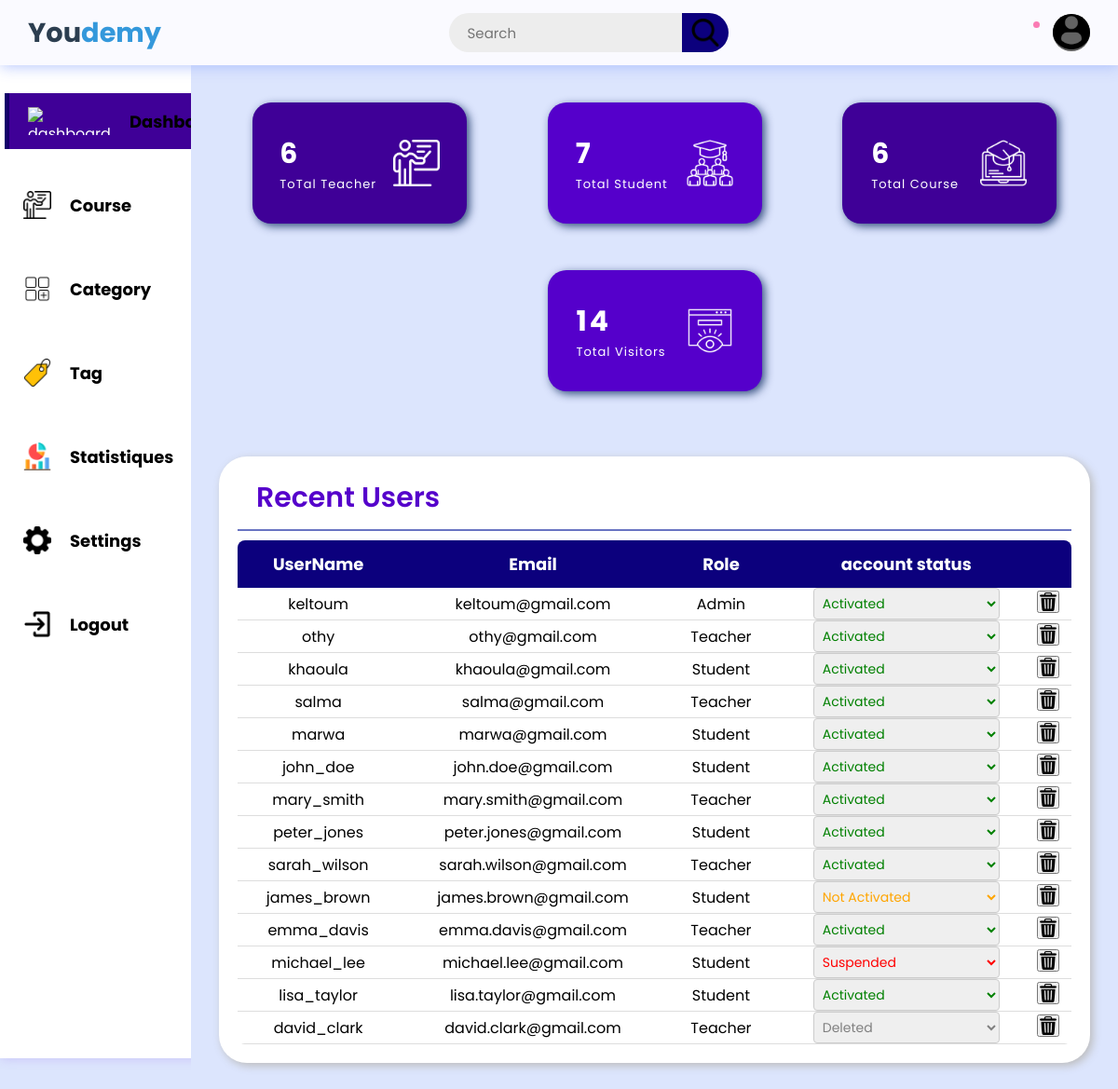
Screenshot of /src/Views/admin/dashboard.php (signed in) with the database file from the repository.
### tables this page shows
CREATE TABLE USERS (
    id INT PRIMARY KEY AUTO_INCREMENT,
    username VARCHAR(200),
    email VARCHAR(200) UNIQUE,
    password VARCHAR(200),
    role ENUM('Student', 'Teacher', 'Admin'),
    account_status ENUM('Not Activated', 'Activated', 'Suspended', 'Deleted')
);

### src/Views/admin/dashboard.php (the view, shortened to what this page needs)
<?php
$db = new DatabaseConnexion();
$conn = $db->connect();
$totalTeachers = $conn->query("SELECT COUNT(*) FROM users WHERE role = 'Teacher'")->fetchColumn();
$totalStudents = $conn->query("SELECT COUNT(*) FROM users WHERE role = 'Student'")->fetchColumn();
$totalCourses = $conn->query("SELECT COUNT(*) FROM courses")->fetchColumn();
$totalVisitors = $conn->query("SELECT COUNT(*) FROM users")->fetchColumn();;
$users = $conn->query("SELECT * FROM Users")->fetchAll(PDO::FETCH_ASSOC);
?>
<!DOCTYPE html>
<html lang="en">
<head>
    <link rel="stylesheet" href="../../../assets/styles/dashboard.css">
</head>
<body>
    <header>
        <div class="logosec">
        <div class="logo">You<span>demy</span></div>
        </div>
        <div class="searchbar">
            <input type="text"
                placeholder="Search">
            <div class="searchbtn">
                <img src="../../../assets/media/image/search.png"
                    class="icn srchicn"
                    alt="search-icon">
            </div>
        </div>
        <div class="message">
            <div class="circle"></div>
                <div class="dp">
                    <a href="./src/Views/auth/login.php"><img src="./assets/media/image/Profil.png" class="dpicn"></a>
                </div>
        </div>
    </header>
    <div class="main-container">
        <div class="navcontainer">
            <nav class="nav">
                <div class="nav-upper-options">
                    <div class="nav-option option1">
                        <img src="https://media.geeksforgeeks.org/wp-content/uploads/20221210182148/Untitled-design-(29).png"
                            class="nav-img"
                            alt="dashboard">
                        <a href="#">Dashboard</a>
                    </div>
                    <div class="nav-option option2">
                        <img src="../../../assets/media/image/teacherblack.png"
                            class="nav-img"
                            alt="institution">
                        <a href="./courses/index.php"> Course</a>
                    </div>
                    <div class="option3 nav-option">
                        <img src="../../../assets/media/image/category.png"
                            class="nav-img"
                            alt="articles">
                        <a href="./categorys/index.php"> Category</a>
                    </div>
                    <div class="nav-option option4">
                        <img src="../../../assets/media/image/tag icon.png"
                            class="nav-img"
                            alt="report">
                        <a href="./tags/index.php"> Tag</a>
                    </div>
                    <div class="nav-option option5">
                        <img src="../../../assets/media/image/report.png"
                            class="nav-img"
                            alt="raport">
                            <a href="./statistics.php"> Statistiques</a>
                    </div>
                    <div class="nav-option option6">
                        <img src="../../../assets/media/image/settings.png"
                            class="nav-img"
                            alt="settings">
                        <a href="#"> Settings</a>
                    </div>
                    <div class="nav-option logout">
                        <img src="../../../assets/media/image/login.png"
                            class="nav-img"
                            alt="logout">
                        <a href="../auth/logout.php">Logout</a>
                    </div>
                </div>
            </nav>
        </div>
        <div class="main">
            <div class="box-container">
                <div class="box box1">
                    <div class="text">
                        <h2 class="topic-heading"><?php echo $totalTeachers ?></h2>
                        <h2 class="topic">ToTal Teacher</h2>
                    </div>
                    <img src="../../../assets/media/image/teacher white.png"
                        alt="visitors">
                </div>
                <div class="box box2">
                    <div class="text">
                        <h2 class="topic-heading"><?php echo $totalStudents  ?></h2>
                        <h2 class="topic">Total Student</h2>
                    </div>
                    <img src="../../../assets/media/image/students.png"
                        alt="recruiter">
                </div>
                <div class="box box3">
                    <div class="text">
                        <h2 class="topic-heading"><?php echo $totalCourses ?></h2>
                        <h2 class="topic">Total Course</h2>
                    </div>
                    <img src="../../../assets/media/image/coursewhite.png"
                        alt="candidate">
                </div>
                <div class="box box4">
                    <div class="text">
                        <h2 class="topic-heading">
                            <?php echo $totalVisitors ?>
                        </h2>
                        <h2 class="topic">Total Visitors</h2>
                    </div>
                    <img src="../../../assets/media/image/visiteur-white.png" alt="active">
                </div>
            </div>
            <div class="report-container">
                <div class="report-header">
                    <h1 class="recent-Articles">Recent Users</h1>
                </div>
                    <div class="table-wrapper">
                        <table class="styled-table">
                            <thead>
                                <tr>
                                    <th class="t-op">UserName</th>
                                    <th class="t-op">Email</th>
                                    <th class="t-op">Role</th>
                                    <th class="t-op">account status</th>
                                    <th class="t-op"></th>
                                </tr>
                            </thead>
                            <tbody>
                                    <?php if (count($users) > 0): ?>
                                        <?php foreach ($users as $user): ?>
                                            <tr class="tr-style">
                                                <td class="output"><?php echo htmlspecialchars($user['username']); ?></td>
                                                <td class="output"><?php echo htmlspecialchars($user['email']); ?></td>
                                                <td class="output"><?php echo htmlspecialchars($user['role']); ?></td>
                                                <td class="output">
                                                <form method="POST" action="">
                                                    <select name="new_status" class="account-status" id="accountStatus" onchange="submitStatus(this)">
                                                        <option value="Activated" data-color="green" <?php if ($user['account_status'] == 'Activated') echo 'selected'; ?>>Activated</option>
                                                        <option value="Not Activated" data-color="orange" <?php if ($user['account_status'] == 'Not Activated') echo 'selected'; ?>>Not Activated</option>
                                                        <option value="Suspended" data-color="red" <?php if ($user['account_status'] == 'Suspended') echo 'selected'; ?>>Suspended</option>
                                                        <option value="Deleted" data-color="gray" <?php if ($user['account_status'] == 'Deleted') echo 'selected'; ?>>Deleted</option>
                                                    </select>
                                                </form>
                                                </td>
                                                <td>
                                                <form method="POST" action="./users/delete.php">
                                                    <button type="submit" class="delete-btn">
                                                        <img src="../../../assets/media/image/delete-icon.png" class="icon-output" alt="delete-icon">
                                                    </button>
                                                </form>
                                                </td>
                                            </tr>
                                        <?php endforeach; ?>
                                    <?php else: ?>
                                        <tr>
                                            <td>No users found.</td>
                                        </tr>
                                    <?php endif; ?>
                            </tbody>
                        </table>
                    </div>
                </div>
            </div>
        </div>
</body>
</html>

### rows the page displays
users: username "keltoum", email "keltoum@gmail.com", role "Admin", new_status "Activated"
users: username "othy", email "othy@gmail.com", role "Teacher", new_status "Activated"
users: username "khaoula", email "khaoula@gmail.com", role "Student", new_status "Activated"
users: username "salma", email "salma@gmail.com", role "Teacher", new_status "Activated"
users: username "marwa", email "marwa@gmail.com", role "Student", new_status "Activated"
users: username "john_doe", email "john.doe@gmail.com", role "Student", new_status "Activated"
users: username "mary_smith", email "mary.smith@gmail.com", role "Teacher", new_status "Activated"
users: username "peter_jones", email "peter.jones@gmail.com", role "Student", new_status "Activated"
users: username "sarah_wilson", email "sarah.wilson@gmail.com", role "Teacher", new_status "Activated"
users: username "james_brown", email "james.brown@gmail.com", role "Student", new_status "Not Activated"
users: username "emma_davis", email "emma.davis@gmail.com", role "Teacher", new_status "Activated"
users: username "michael_lee", email "michael.lee@gmail.com", role "Student", new_status "Suspended"
users: username "lisa_taylor", email "lisa.taylor@gmail.com", role "Student", new_status "Activated"
users: username "david_clark", email "david.clark@gmail.com", role "Teacher", new_status "Deleted"

### other values shown
$totalTeachers "6"
$totalStudents "7"
$totalCourses "6"
$totalVisitors "14"
